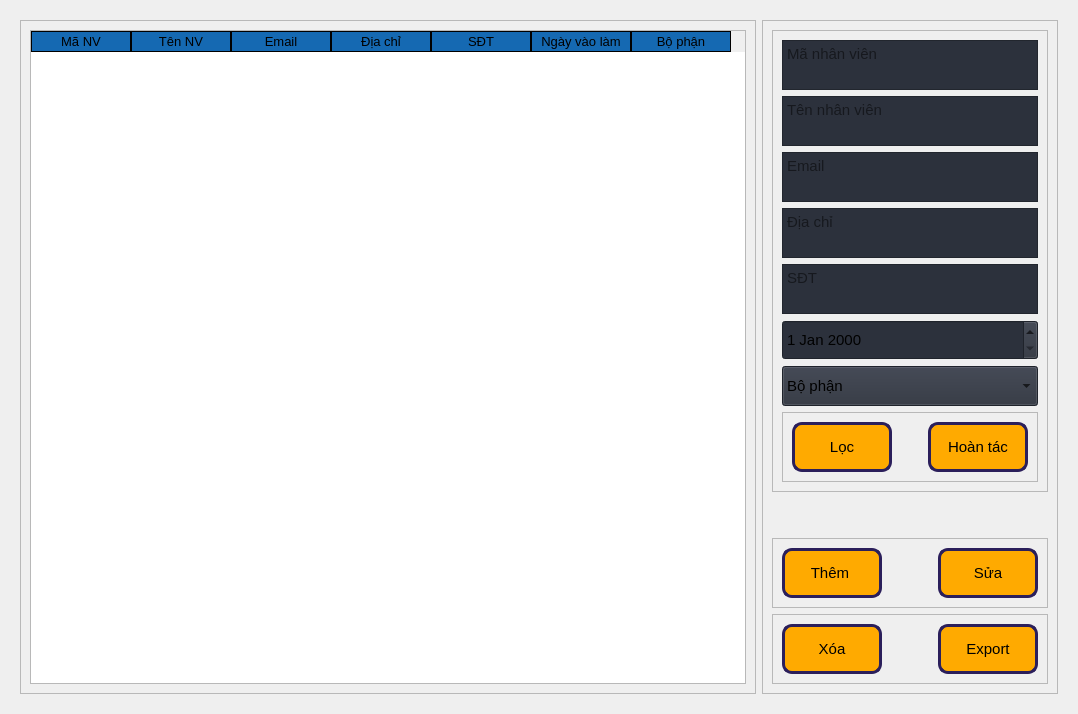
               <widget class="QWidget" name="page_12">
                <layout class="QVBoxLayout" name="verticalLayout_68">
                 <item>
                  <widget class="QWidget" name="widget_24" native="true">
                   <layout class="QHBoxLayout" name="horizontalLayout_26">
                    <item>
                     <widget class="QFrame" name="frame_34">
                      <property name="styleSheet">
                       <string notr="true">
QTableWidget{
font-size:8t;
}
QHeaderView::section{
background-color:rgb(21, 105, 178);
border:1px solid rgb(0,0,0);
font-size:10pt;
}
</string>
                      </property>
                      <property name="frameShape">
                       <enum>QFrame::StyledPanel</enum>
                      </property>
                      <property name="frameShadow">
                       <enum>QFrame::Raised</enum>
                      </property>
                      <layout class="QVBoxLayout" name="verticalLayout_31">
                       <item>
                        <widget class="QTableWidget" name="tbNhanVien">
                         <property name="font">
                          <font>
                           <family>MS Shell Dlg 2</family>
                           <pointsize>11</pointsize>
                           <weight>50</weight>
                           <italic>false</italic>
                           <bold>false</bold>
                          </font>
                         </property>
                         <property name="styleSheet">
                          <string notr="true"/>
                         </property>
                         <property name="sizeAdjustPolicy">
                          <enum>QAbstractScrollArea::AdjustToContents</enum>
                         </property>
                         <property name="verticalScrollMode">
                          <enum>QAbstractItemView::ScrollPerPixel</enum>
                         </property>
                         <column>
                          <property name="text">
                           <string>Mã NV</string>
                          </property>
                         </column>
                         <column>
                          <property name="text">
                           <string>Tên NV</string>
                          </property>
                         </column>
                         <column>
                          <property name="text">
                           <string>Email</string>
                          </property>
                          <property name="background">
                           <color>
                            <red>255</red>
                            <green>255</green>
                            <blue>255</blue>
                           </color>
                          </property>
                         </column>
                         <column>
                          <property name="text">
                           <string>Địa chỉ</string>
                          </property>
                         </column>
                         <column>
                          <property name="text">
                           <string>SĐT</string>
                          </property>
                         </column>
                         <column>
                          <property name="text">
                           <string>Ngày vào làm</string>
                          </property>
                         </column>
                         <column>
                          <property name="text">
                           <string>Bộ phận</string>
                          </property>
                         </column>
                        </widget>
                       </item>
                      </layout>
                     </widget>
                    </item>
                    <item alignment="Qt::AlignRight|Qt::AlignTop">
                     <widget class="QFrame" name="frame_35">
                      <property name="sizePolicy">
                       <sizepolicy hsizetype="Expanding" vsizetype="Expanding">
                        <horstretch>0</horstretch>
                        <verstretch>0</verstretch>
                       </sizepolicy>
                      </property>
                      <property name="minimumSize">
                       <size>
                        <width>125</width>
                        <height>0</height>
                       </size>
                      </property>
                      <property name="maximumSize">
                       <size>
                        <width>700</width>
                        <height>16777215</height>
                       </size>
                      </property>
                      <property name="font">
                       <font>
                        <family>MS Shell Dlg 2</family>
                        <pointsize>11</pointsize>
                        <weight>50</weight>
                        <italic>false</italic>
                        <bold>false</bold>
                       </font>
                      </property>
                      <property name="frameShape">
                       <enum>QFrame::StyledPanel</enum>
                      </property>
                      <property name="frameShadow">
                       <enum>QFrame::Raised</enum>
                      </property>
                      <layout class="QVBoxLayout" name="verticalLayout_62">
                       <item>
                        <widget class="QFrame" name="frame_36">
                         <property name="minimumSize">
                          <size>
                           <width>0</width>
                           <height>150</height>
                          </size>
                         </property>
                         <property name="maximumSize">
                          <size>
                           <width>16777215</width>
                           <height>16777215</height>
                          </size>
                         </property>
                         <property name="styleSheet">
                          <string notr="true"/>
                         </property>
                         <property name="frameShape">
                          <enum>QFrame::StyledPanel</enum>
                         </property>
                         <property name="frameShadow">
                          <enum>QFrame::Raised</enum>
                         </property>
                         <layout class="QVBoxLayout" name="verticalLayout_63">
                          <item>
                           <widget class="QTextEdit" name="maNhanVien">
                            <property name="minimumSize">
                             <size>
                              <width>0</width>
                              <height>40</height>
                             </size>
                            </property>
                            <property name="maximumSize">
                             <size>
                              <width>500</width>
                              <height>50</height>
                             </size>
                            </property>
                            <property name="styleSheet">
                             <string notr="true">background-color:#2c313c;</string>
                            </property>
                            <property name="cursorWidth">
                             <number>1</number>
                            </property>
                            <property name="placeholderText">
                             <string>Mã nhân viên</string>
                            </property>
                           </widget>
                          </item>
                          <item>
                           <widget class="QTextEdit" name="tenNhanVien">
                            <property name="minimumSize">
                             <size>
                              <width>0</width>
                              <height>40</height>
                             </size>
                            </property>
                            <property name="maximumSize">
                             <size>
                              <width>500</width>
                              <height>50</height>
                             </size>
                            </property>
                            <property name="styleSheet">
                             <string notr="true">background-color:#2c313c;</string>
                            </property>
                            <property name="placeholderText">
                             <string>Tên nhân viên</string>
                            </property>
                           </widget>
                          </item>
                          <item>
                           <widget class="QTextEdit" name="emailNhanVien">
                            <property name="minimumSize">
                             <size>
                              <width>0</width>
                              <height>40</height>
                             </size>
                            </property>
                            <property name="maximumSize">
                             <size>
                              <width>500</width>
                              <height>50</height>
                             </size>
                            </property>
                            <property name="styleSheet">
                             <string notr="true">background-color:#2c313c;</string>
                            </property>
                            <property name="placeholderText">
                             <string>Email</string>
                            </property>
                           </widget>
                          </item>
                          <item>
                           <widget class="QTextEdit" name="diaChiNhanVien">
                            <property name="minimumSize">
                             <size>
                              <width>0</width>
                              <height>40</height>
                             </size>
                            </property>
                            <property name="maximumSize">
                             <size>
                              <width>500</width>
                              <height>50</height>
                             </size>
                            </property>
                            <property name="styleSheet">
                             <string notr="true">background-color:#2c313c;</string>
                            </property>
                            <property name="placeholderText">
                             <string>Địa chỉ</string>
                            </property>
                           </widget>
                          </item>
                          <item>
                           <widget class="QTextEdit" name="sdtNhanVien">
                            <property name="minimumSize">
                             <size>
                              <width>0</width>
                              <height>40</height>
                             </size>
                            </property>
                            <property name="maximumSize">
                             <size>
                              <width>500</width>
                              <height>50</height>
                             </size>
                            </property>
                            <property name="styleSheet">
                             <string notr="true">background-color:#2c313c;</string>
                            </property>
                            <property name="placeholderText">
                             <string>SĐT</string>
                            </property>
                           </widget>
                          </item>
                          <item>
                           <widget class="QDateEdit" name="dateVaoLam">
                            <property name="minimumSize">
                             <size>
                              <width>0</width>
                              <height>40</height>
                             </size>
                            </property>
                            <property name="maximumSize">
                             <size>
                              <width>500</width>
                              <height>50</height>
                             </size>
                            </property>
                            <property name="styleSheet">
                             <string notr="true">background-color:#2c313c;</string>
                            </property>
                           </widget>
                          </item>
                          <item>
                           <widget class="QComboBox" name="boPhanCb">
                            <property name="minimumSize">
                             <size>
                              <width>0</width>
                              <height>40</height>
                             </size>
                            </property>
                            <property name="maximumSize">
                             <size>
                              <width>500</width>
                              <height>200</height>
                             </size>
                            </property>
                            <property name="styleSheet">
                             <string notr="true">background-color:#2c313c;</string>
                            </property>
                            <item>
                             <property name="text">
                              <string>Bộ phận</string>
                             </property>
                            </item>
                            <item>
                             <property name="text">
                              <string>INFBT1</string>
                             </property>
                            </item>
                            <item>
                             <property name="text">
                              <string>INFBT2</string>
                             </property>
                            </item>
                            <item>
                             <property name="text">
                              <string>INFBT3</string>
                             </property>
                            </item>
                            <item>
                             <property name="text">
                              <string>INFBNV</string>
                             </property>
                            </item>
                            <item>
                             <property name="text">
                              <string>INFBHT</string>
                             </property>
                            </item>
                            <item>
                             <property name="text">
                              <string>INFBKTHT</string>
                             </property>
                            </item>
                            <item>
                             <property name="text">
                              <string>INFBCN</string>
                             </property>
                            </item>
                            <item>
                             <property name="text">
                              <string>INFBKSTKH</string>
                             </property>
                            </item>
                            <item>
                             <property name="text">
                              <string>INFBKH</string>
                             </property>
                            </item>
                           </widget>
                          </item>
                          <item>
                           <widget class="QFrame" name="frame_37">
                            <property name="maximumSize">
                             <size>
                              <width>500</width>
                              <height>16777215</height>
                             </size>
                            </property>
                            <property name="frameShape">
                             <enum>QFrame::StyledPanel</enum>
                            </property>
                            <property name="frameShadow">
                             <enum>QFrame::Raised</enum>
                            </property>
                            <layout class="QHBoxLayout" name="horizontalLayout_27">
                             <item alignment="Qt::AlignLeft">
                              <widget class="QPushButton" name="filterNVBtn">
                               <property name="minimumSize">
                                <size>
                                 <width>100</width>
                                 <height>50</height>
                                </size>
                               </property>
                               <property name="maximumSize">
                                <size>
                                 <width>150</width>
                                 <height>100</height>
                                </size>
                               </property>
                               <property name="font">
                                <font>
                                 <family>MS Shell Dlg 2</family>
                                 <pointsize>11</pointsize>
                                 <weight>50</weight>
                                 <italic>false</italic>
                                 <bold>false</bold>
                                </font>
                               </property>
                               <property name="styleSheet">
                                <string notr="true">background-color: rgb(255, 170, 0);
border:3px solid rgb(43,31,91);
border-radius:10px;</string>
                               </property>
                               <property name="text">
                                <string>Lọc</string>
                               </property>
                               <property name="icon">
                                <iconset resource="resources.qrc">
                                 <normaloff>:/icons/icons/filter.svg</normaloff>:/icons/icons/filter.svg</iconset>
                               </property>
                               <property name="iconSize">
                                <size>
                                 <width>24</width>
                                 <height>24</height>
                                </size>
                               </property>
                              </widget>
                             </item>
                             <item alignment="Qt::AlignRight">
                              <widget class="QPushButton" name="hoanTacNVBTn">
                               <property name="minimumSize">
                                <size>
                                 <width>100</width>
                                 <height>50</height>
                                </size>
                               </property>
                               <property name="maximumSize">
                                <size>
                                 <width>150</width>
                                 <height>100</height>
                                </size>
                               </property>
                               <property name="font">
                                <font>
                                 <family>MS Shell Dlg 2</family>
                                 <pointsize>11</pointsize>
                                 <weight>50</weight>
                                 <italic>false</italic>
                                 <bold>false</bold>
                                </font>
                               </property>
                               <property name="styleSheet">
                                <string notr="true">background-color: rgb(255, 170, 0);
border:3px solid rgb(43,31,91);
border-radius:10px;</string>
                               </property>
                               <property name="text">
                                <string>Hoàn tác</string>
                               </property>
                               <property name="icon">
                                <iconset resource="resources.qrc">
                                 <normaloff>:/icons/icons/refresh-cw.svg</normaloff>:/icons/icons/refresh-cw.svg</iconset>
                               </property>
                               <property name="iconSize">
                                <size>
                                 <width>24</width>
                                 <height>24</height>
                                </size>
                               </property>
                              </widget>
                             </item>
                            </layout>
                           </widget>
                          </item>
                         </layout>
                        </widget>
                       </item>
                       <item>
                        <spacer name="verticalSpacer_8">
                         <property name="orientation">
                          <enum>Qt::Vertical</enum>
                         </property>
                         <property name="sizeHint" stdset="0">
                          <size>
                           <width>20</width>
                           <height>40</height>
                          </size>
                         </property>
                        </spacer>
                       </item>
                       <item>
                        <widget class="QFrame" name="frame_38">
                         <property name="maximumSize">
                          <size>
                           <width>500</width>
                           <height>16777215</height>
                          </size>
                         </property>
                         <property name="styleSheet">
                          <string notr="true"/>
                         </property>
                         <property name="frameShape">
                          <enum>QFrame::StyledPanel</enum>
                         </property>
                         <property name="frameShadow">
                          <enum>QFrame::Raised</enum>
                         </property>
                         <layout class="QHBoxLayout" name="horizontalLayout_28">
                          <item alignment="Qt::AlignLeft">
                           <widget class="QPushButton" name="themNVBtn">
                            <property name="minimumSize">
                             <size>
                              <width>100</width>
                              <height>50</height>
                             </size>
                            </property>
                            <property name="maximumSize">
                             <size>
                              <width>100</width>
                              <height>16777215</height>
                             </size>
                            </property>
                            <property name="font">
                             <font>
                              <family>MS Shell Dlg 2</family>
                              <pointsize>11</pointsize>
                              <weight>50</weight>
                              <italic>false</italic>
                              <bold>false</bold>
                             </font>
                            </property>
                            <property name="styleSheet">
                             <string notr="true">background-color: rgb(255, 170, 0);
border:3px solid rgb(43,31,91);
border-radius:10px;</string>
                            </property>
                            <property name="text">
                             <string>Thêm </string>
                            </property>
                           </widget>
                          </item>
                          <item alignment="Qt::AlignRight">
                           <widget class="QPushButton" name="suaNVBtn">
                            <property name="minimumSize">
                             <size>
                              <width>100</width>
                              <height>50</height>
                             </size>
                            </property>
                            <property name="maximumSize">
                             <size>
                              <width>100</width>
                              <height>16777215</height>
                             </size>
                            </property>
                            <property name="font">
                             <font>
                              <family>MS Shell Dlg 2</family>
                              <pointsize>11</pointsize>
                              <weight>50</weight>
                              <italic>false</italic>
                              <bold>false</bold>
                             </font>
                            </property>
                            <property name="styleSheet">
                             <string notr="true">background-color: rgb(255, 170, 0);
border:3px solid rgb(43,31,91);
border-radius:10px;</string>
                            </property>
                            <property name="text">
                             <string>Sửa</string>
                            </property>
                           </widget>
                          </item>
                         </layout>
                        </widget>
                       </item>
                       <item>
                        <widget class="QFrame" name="frame_39">
                         <property name="maximumSize">
                          <size>
                           <width>500</width>
                           <height>16777215</height>
                          </size>
                         </property>
                         <property name="frameShape">
                          <enum>QFrame::StyledPanel</enum>
                         </property>
                         <property name="frameShadow">
                          <enum>QFrame::Raised</enum>
                         </property>
                         <layout class="QHBoxLayout" name="horizontalLayout_29">
                          <item>
                           <widget class="QPushButton" name="xoaNVBtn">
                            <property name="minimumSize">
                             <size>
                              <width>100</width>
                              <height>50</height>
                             </size>
                            </property>
                            <property name="maximumSize">
                             <size>
                              <width>100</width>
                              <height>16777215</height>
                             </size>
                            </property>
                            <property name="styleSheet">
                             <string notr="true">background-color: rgb(255, 170, 0);
border:3px solid rgb(43,31,91);
border-radius:10px;</string>
                            </property>
                            <property name="text">
                             <string>Xóa</string>
                            </property>
                           </widget>
                          </item>
                          <item alignment="Qt::AlignRight">
                           <widget class="QPushButton" name="bcNVBtn">
                            <property name="minimumSize">
                             <size>
                              <width>100</width>
                              <height>50</height>
                             </size>
                            </property>
                            <property name="maximumSize">
                             <size>
                              <width>100</width>
                              <height>16777215</height>
                             </size>
                            </property>
                            <property name="styleSheet">
                             <string notr="true">background-color: rgb(255, 170, 0);
border:3px solid rgb(43,31,91);
border-radius:10px;</string>
                            </property>
                            <property name="text">
                             <string>Export</string>
                            </property>
                            <property name="icon">
                             <iconset resource="resources.qrc">
                              <normaloff>:/icons/icons/printer.svg</normaloff>:/icons/icons/printer.svg</iconset>
                            </property>
                            <property name="iconSize">
                             <size>
                              <width>24</width>
                              <height>24</height>
                             </size>
                            </property>
                           </widget>
                          </item>
                         </layout>
                        </widget>
                       </item>
                      </layout>
                     </widget>
                    </item>
                   </layout>
                  </widget>
                 </item>
                </layout>
               </widget>
